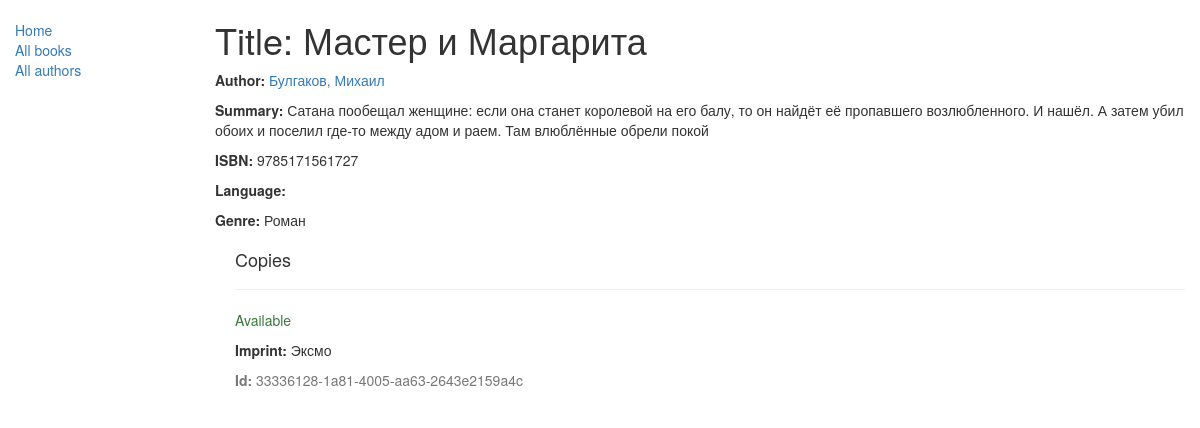
Page /catalog/book/2/ on the committed database.
### catalog/models.py (models this page shows, shortened)
class Book(models.Model):
    title = models.CharField(max_length=200)
    author = models.ForeignKey('Author', on_delete=models.SET_NULL, null=True)
    summary = models.TextField(max_length=1000, help_text="Enter a brief description of the book")
    isbn = models.CharField('ISBN',max_length=13, help_text='13 Character <a href="https://www.isbn-international.org/content/what-isbn">ISBN number</a>')
    genre = models.ManyToManyField(Genre, help_text="Select a genre for this book")
    def display_genre(self):
        """
        Creates a string for the Genre. This is required to display genre in Admin.
        """
        return ', '.join([ genre.name for genre in self.genre.all()[:3] ])
    display_genre.short_description = 'Genre'

class Author(models.Model):
    first_name = models.CharField(max_length=100)
    last_name = models.CharField(max_length=100)
    date_of_birth = models.DateField(null=True, blank=True)
    date_of_death = models.DateField('Died', null=True, blank=True)
    def __str__(self):
        return '%s, %s' % (self.last_name, self.first_name)

class Genre(models.Model):
    name = models.CharField(max_length=200, help_text="Enter a book genre (e.g. Science Fiction, French Poetry etc.)")
    def __str__(self):
        return self.name

class BookInstance(models.Model):
    id = models.UUIDField(primary_key=True, default=uuid.uuid4, help_text="Unique ID for this particular book across whole library")
    book = models.ForeignKey('Book', on_delete=models.SET_NULL, null=True)
    imprint = models.CharField(max_length=200)
    due_back = models.DateField(null=True, blank=True)
    LOAN_STATUS = (
        ('m', 'Maintenance'),
        ('o', 'On loan'),
        ('a', 'Available'),
        ('r', 'Reserved'),
    )
    status = models.CharField(max_length=1, choices=LOAN_STATUS, blank=True, default='m', help_text='Book availability')
    class Meta:
        ordering = ["due_back"]

### catalog/views.py (the view)
# urls.py: path('book/<int:pk>/', views.BookDetailView.as_view(), name='book-detail'),
class BookDetailView(generic.DetailView):
    model = Book

### catalog/templates/catalog/book_detail.html (shortened to what this page needs)
{% extends "base_generic.html" %}
{% block content %}
  <h1>Title: {{ book.title }}</h1>
  <p><strong>Author:</strong> <a href="">{{ book.author }}</a></p>
  <p><strong>Summary:</strong> {{ book.summary }}</p>
  <p><strong>ISBN:</strong> {{ book.isbn }}</p>
  <p><strong>Language:</strong> {{ book.language }}</p>
  <p><strong>Genre:</strong> {% for genre in book.genre.all %} {{ genre }}{% if not forloop.last %}, {% endif %}{% endfor %}</p>
  <div style="margin-left:20px;margin-top:20px">
    <h4>Copies</h4>
    {% for copy in book.bookinstance_set.all %}
    <hr>
    <p class="{% if copy.status == 'a' %}text-success{% elif copy.status == 'd' %}text-danger{% else %}text-warning{% endif %}">{{ copy.get_status_display }}</p>
    <p><strong>Imprint:</strong> {{copy.imprint}}</p>
    <p class="text-muted"><strong>Id:</strong> {{copy.id}}</p>
    {% endfor %}
  </div>
{% endblock %}

### rows in the picture
Book: title "Мастер и Маргарита", author "Булгаков, Михаил", summary "Сатана пообещал женщине: если она станет королевой на его балу, то он найдёт её пропавшего возлюбленного. И нашёл. А затем убил обоих и поселил где-то между адом и раем. Там влюблённые обрели покой", isbn "9785171561727"
Genre: name "Роман"
BookInstance: status "Available", imprint "Эксмо", id "33336128-1a81-4005-aa63-2643e2159a4c"
